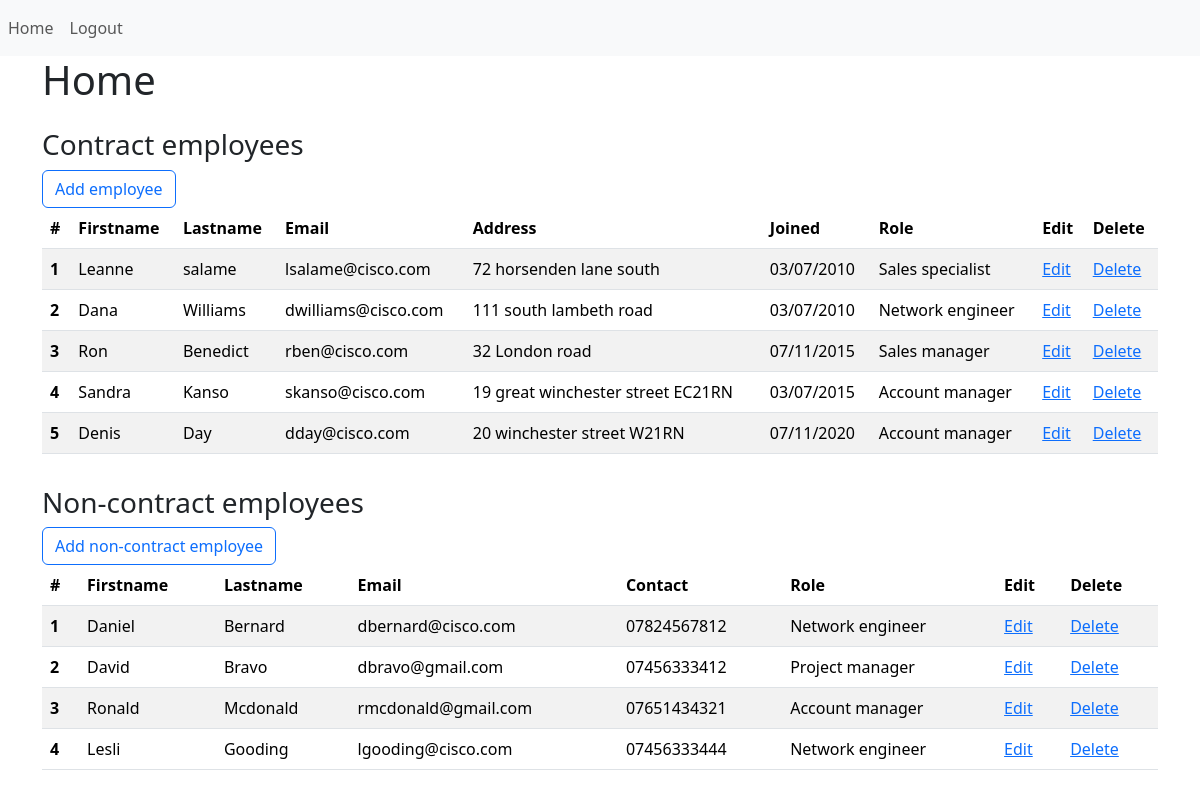
Screenshot of / (signed in) with the database file from the repository.
### website/models.py (models this page shows)
class Contract_employees(db.Model):
    id = db.Column(db.Integer, primary_key=True)
    firstname = db.Column(db.String(100), nullable=False)
    lastname = db.Column(db.String(100), nullable=False)
    email = db.Column(db.String(80), unique=True, nullable=False)
    address = db.Column(db.Text)
    joined = db.Column(db.String(80), nullable=False)
    role = db.Column(db.Text, nullable=False)

class Non_contract_employees(db.Model):
    id = db.Column(db.Integer, primary_key=True)
    firstname = db.Column(db.String(100), nullable=False)
    lastname = db.Column(db.String(100), nullable=False)
    email = db.Column(db.String(80), unique=True, nullable=False)
    contact = db.Column(db.Text)
    role = db.Column(db.Text, nullable=False)

### website/views.py (the view)
@views.route('/')
@login_required
def home():
    contract_employee=Contract_employees.query.all()
    non_contract_employee=Non_contract_employees.query.all()
    return render_template("home.html", new_user=current_user,no_contract_info=non_contract_employee,employees_info=contract_employee, priv=current_user.priv),200

### website/__init__.py (called while the page is built)
def create_app(sql_path):
    app = Flask(__name__)
    app.config['SECRET_KEY'] = 'Cisco123!'
    app.config['SQLALCHEMY_DATABASE_URI'] = sql_path
    db.init_app(app)
    from .views import views
    from .models import Contract_employees, Non_contract_employees, User
    from .authentication import auth
    create_database(app)
    login_manager = LoginManager()
    login_manager.init_app(app)
    login_manager.login_view = 'authentication.login'
    @login_manager.user_loader
    def load_user(id):
            return User.query.get(int(id))
    app.config['SECRET_KEY'] = 'mysecret'
    app.register_blueprint(views, url_prefix='/')
    app.register_blueprint(auth, url_prefix='/')
    return app

### website/templates/home.html (shortened to what this page needs)
{% extends "base.html" %}
{% block content%}
<h1>Home</h1>
<div class="pt-3">
    <h3>Contract employees</h3>
    <a class="btn btn-outline-primary" class="link-secondary" href='{{url_for("views.new_contract_employee")}}' >Add employee</a>
    <table class="table table-striped">
        <thead>
            <tr>
                <th scope="col">#</th>
                <th scope="col">Firstname</th>
                <th scope="col">Lastname</th>
                <th scope="col">Email</th>
                <th scope="col">Address</th>
                <th scope="col">Joined</th>
                <th scope="col">Role</th>
                <th scope="col">Edit</th>
                {% if priv=="0"%}
                <th scope="col">Delete</th>
                {% endif %}
            </tr>
        </thead>
        <tbody>
            {% for employee in employees_info %}
            <tr>
                <th score="row">{{loop.index}}</th>
                <td>{{employee.firstname}}</td>
                <td>{{employee.lastname}}</td>
                <td>{{employee.email}}</td>
                <td>{{employee.address}}</td>
                <td>{{employee.joined}}</td>
                <td>{{employee.role}}</td>
                <td><a href='{{url_for("views.edit_employee",id=employee.id)}}' class='btn-edit'>Edit</a></td>
                {% if priv=="0"%}
                <td><a href='{{url_for("views.delete_employee",id=employee.id)}}' class='btn-delete' onclick='return confirm("Are you sure you want to delete")'>Delete</a></td>
                {% endif %}
            </tr>
            {%endfor%}
        </tbody>
    </table>
</div>
<div class="pt-3">
    <h3>Non-contract employees</h3>
    <a class="btn btn-outline-primary" href='{{url_for("views.new_no_contract_employee")}}'>Add non-contract employee</a>
    <table class="table table-striped">
        <thead>
            <th>#</th>
            <th>Firstname</th>
            <th>Lastname</th>
            <th>Email</th>
            <th>Contact</th>
            <th>Role</th>
            <th>Edit</th>
            {% if priv=="0"%}
            <th>Delete</th>
            {% endif %}
        </thead>
        <tbody>
            {% for employee in no_contract_info %}
            <tr>
                <th scope="row">{{loop.index}}</th>
                <td>{{employee.firstname}}</td>
                <td>{{employee.lastname}}</td>
                <td>{{employee.email}}</td>
                <td>{{employee.contact}}</td>
                <td>{{employee.role}}</td>
                <td><a href='{{url_for("views.edit_no_contract_employee",id=employee.id)}}' class='btn-edit'>Edit</a></td>
                {% if priv=="0"%}
                <td><a href='{{url_for("views.delete_no_contract_employee",id=employee.id)}}' class='btn-delete' onclick='return confirm("Are you sure you want to delete")'>Delete</a></td>
                {% endif %}
            </tr>
            {%endfor%}
        </tbody>
    </table>
</div>
{% endblock content %}

### website/templates/base.html (shortened to what this page needs)
<!DOCTYPE html>
<html>
    <head>
        <link href="https://cdn.jsdelivr.net/npm/bootstrap@5.3.1/dist/css/bootstrap.min.css" rel="stylesheet">
    </head>
    <body>
      <nav class="navbar navbar-expand-lg navbar-light bg-light">
        <div class="collapse navbar-collapse" id="navbarSupportedContent">
          <ul class="navbar-nav mr-auto">
            {% if new_user.is_authenticated %}
            <li class="nav-item active">
              <a class="nav-link" href="{{ url_for('views.home')}}">Home</a>
            </li>
            <li class="nav-item active">
              <a class="nav-link" href="{{ url_for('authentication.logout')}}">Logout</a>
            </li>
            {% endif %}
          </ul>
        </div>
      </nav>
    <div class="container">
    {% block content%}{% endblock content %}
    </div>
  </body>
</html>

### rows the page displays
Contract_employees: firstname "Leanne", lastname "salame", email "lsalame@cisco.com", address "72 horsenden lane south", joined "03/07/2010", role "Sales specialist"
Contract_employees: firstname "Dana", lastname "Williams", email "dwilliams@cisco.com", address "111 south lambeth road", joined "03/07/2010", role "Network engineer"
Contract_employees: firstname "Ron", lastname "Benedict", email "rben@cisco.com", address "32 London road", joined "07/11/2015", role "Sales manager"
Contract_employees: firstname "Sandra", lastname "Kanso", email "skanso@cisco.com", address "19 great winchester street EC21RN", joined "03/07/2015", role "Account manager"
Contract_employees: firstname "Denis", lastname "Day", email "dday@cisco.com", address "20 winchester street W21RN", joined "07/11/2020", role "Account manager"
Non_contract_employees: firstname "Daniel", lastname "Bernard", email "dbernard@cisco.com", contact "07824567812", role "Network engineer"
Non_contract_employees: firstname "David", lastname "Bravo", email "dbravo@gmail.com", contact "07456333412", role "Project manager"
Non_contract_employees: firstname "Ronald", lastname "Mcdonald", email "rmcdonald@gmail.com", contact "07651434321", role "Account manager"
Non_contract_employees: firstname "Lesli", lastname "Gooding", email "lgooding@cisco.com", contact "07456333444", role "Network engineer"
